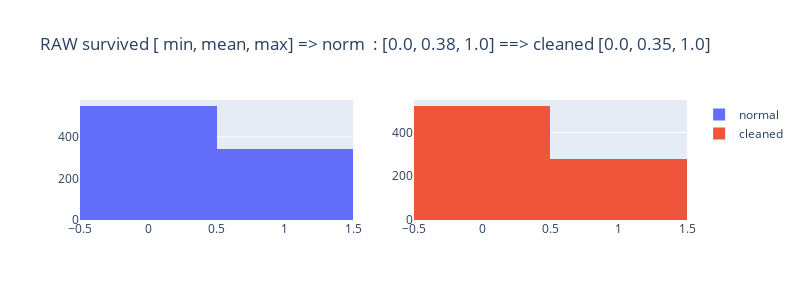
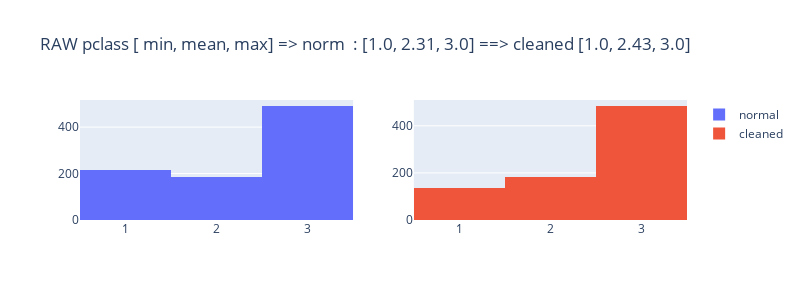
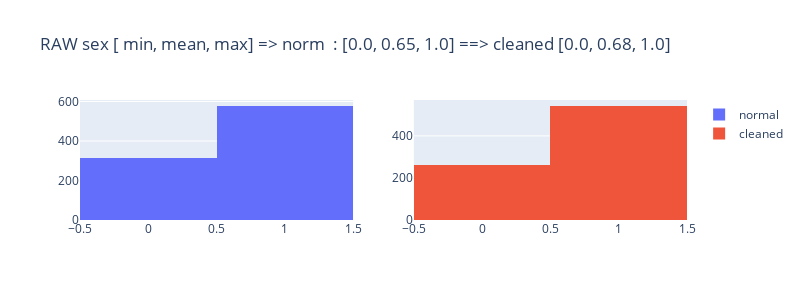
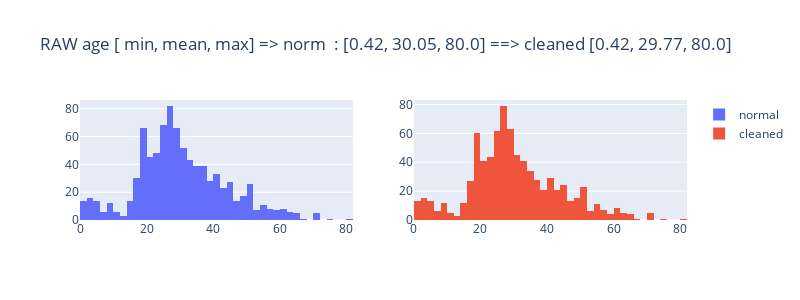

Notebook cell for these charts, in order:
### Code cell
EDA.study.outlier(df)

### Figure 1 — Plotly figure (JSON) as saved in the notebook; plotly's stock layout.template omitted (floating-point values rounded to 4 significant figures; data arrays with more than 128 entries replaced by an {"elided": "..."} marker saying what was removed)
{"data": [{"name": "normal", "type": "histogram", "x": {"elided": "891 int values"}, "xaxis": "x", "yaxis": "y"}, {"name": "cleaned", "type": "histogram", "x": {"elided": "802 int values"}, "xaxis": "x2", "yaxis": "y2"}], "layout": {"height": 300, "title": {"text": "RAW survived [ min, mean, max] => norm  : [0.0, 0.38, 1.0] ==> cleaned [0.0, 0.35, 1.0] "}, "width": 800, "xaxis": {"anchor": "y", "domain": [0, 0.45]}, "xaxis2": {"anchor": "y2", "domain": [0.55, 1]}, "yaxis": {"anchor": "x", "domain": [0, 1]}, "yaxis2": {"anchor": "x2", "domain": [0, 1]}}}

### Figure 2 — Plotly figure (JSON) as saved in the notebook; plotly's stock layout.template omitted (floating-point values rounded to 4 significant figures; data arrays with more than 128 entries replaced by an {"elided": "..."} marker saying what was removed)
{"data": [{"name": "normal", "type": "histogram", "x": {"elided": "891 int values"}, "xaxis": "x", "yaxis": "y"}, {"name": "cleaned", "type": "histogram", "x": {"elided": "802 int values"}, "xaxis": "x2", "yaxis": "y2"}], "layout": {"height": 300, "title": {"text": "RAW pclass [ min, mean, max] => norm  : [1.0, 2.31, 3.0] ==> cleaned [1.0, 2.43, 3.0] "}, "width": 800, "xaxis": {"anchor": "y", "domain": [0, 0.45]}, "xaxis2": {"anchor": "y2", "domain": [0.55, 1]}, "yaxis": {"anchor": "x", "domain": [0, 1]}, "yaxis2": {"anchor": "x2", "domain": [0, 1]}}}

### Figure 3 — Plotly figure (JSON) as saved in the notebook; plotly's stock layout.template omitted (floating-point values rounded to 4 significant figures; data arrays with more than 128 entries replaced by an {"elided": "..."} marker saying what was removed)
{"data": [{"name": "normal", "type": "histogram", "x": {"elided": "891 int values"}, "xaxis": "x", "yaxis": "y"}, {"name": "cleaned", "type": "histogram", "x": {"elided": "802 int values"}, "xaxis": "x2", "yaxis": "y2"}], "layout": {"height": 300, "title": {"text": "RAW sex [ min, mean, max] => norm  : [0.0, 0.65, 1.0] ==> cleaned [0.0, 0.68, 1.0] "}, "width": 800, "xaxis": {"anchor": "y", "domain": [0, 0.45]}, "xaxis2": {"anchor": "y2", "domain": [0.55, 1]}, "yaxis": {"anchor": "x", "domain": [0, 1]}, "yaxis2": {"anchor": "x2", "domain": [0, 1]}}}

### Figure 4 — Plotly figure (JSON) as saved in the notebook; plotly's stock layout.template omitted (floating-point values rounded to 4 significant figures; data arrays with more than 128 entries replaced by an {"elided": "..."} marker saying what was removed)
{"data": [{"name": "normal", "type": "histogram", "x": {"elided": "891 float values"}, "xaxis": "x", "yaxis": "y"}, {"name": "cleaned", "type": "histogram", "x": {"elided": "802 float values"}, "xaxis": "x2", "yaxis": "y2"}], "layout": {"height": 300, "title": {"text": "RAW age [ min, mean, max] => norm  : [0.42, 30.05, 80.0] ==> cleaned [0.42, 29.77, 80.0] "}, "width": 800, "xaxis": {"anchor": "y", "domain": [0, 0.45]}, "xaxis2": {"anchor": "y2", "domain": [0.55, 1]}, "yaxis": {"anchor": "x", "domain": [0, 1]}, "yaxis2": {"anchor": "x2", "domain": [0, 1]}}}
